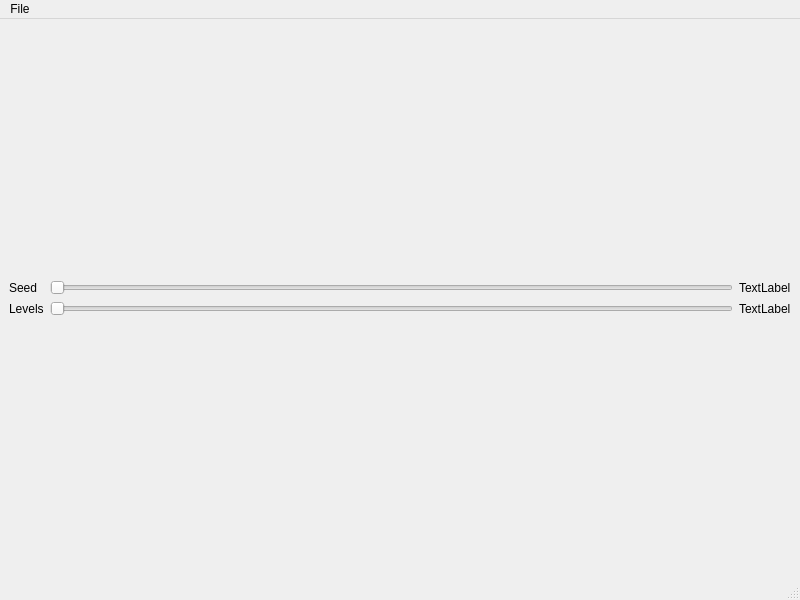
<?xml version="1.0" encoding="UTF-8"?>
<ui version="4.0">
 <class>MainWindow</class>
 <widget class="QMainWindow" name="MainWindow">
  <property name="geometry">
   <rect>
    <x>0</x>
    <y>0</y>
    <width>800</width>
    <height>600</height>
   </rect>
  </property>
  <property name="windowTitle">
   <string>MainWindow</string>
  </property>
  <widget class="QWidget" name="centralwidget">
   <layout class="QGridLayout" name="gridLayout">
    <item row="0" column="0">
     <layout class="QHBoxLayout" name="horizontalLayout">
      <item>
       <layout class="QGridLayout" name="gridLayout_2">
        <item row="0" column="2">
         <widget class="QSlider" name="slider_seed">
          <property name="maximum">
           <number>1000</number>
          </property>
          <property name="value">
           <number>0</number>
          </property>
          <property name="orientation">
           <enum>Qt::Horizontal</enum>
          </property>
         </widget>
        </item>
        <item row="0" column="0">
         <widget class="QLabel" name="label_seed">
          <property name="text">
           <string>Seed</string>
          </property>
         </widget>
        </item>
        <item row="0" column="3">
         <widget class="QLabel" name="label_seedVal">
          <property name="minimumSize">
           <size>
            <width>20</width>
            <height>0</height>
           </size>
          </property>
          <property name="text">
           <string>TextLabel</string>
          </property>
         </widget>
        </item>
        <item row="1" column="2">
         <widget class="QSlider" name="slider_levels">
          <property name="minimum">
           <number>1</number>
          </property>
          <property name="maximum">
           <number>20</number>
          </property>
          <property name="value">
           <number>1</number>
          </property>
          <property name="orientation">
           <enum>Qt::Horizontal</enum>
          </property>
         </widget>
        </item>
        <item row="1" column="0">
         <widget class="QLabel" name="label_levels">
          <property name="text">
           <string>Levels</string>
          </property>
         </widget>
        </item>
        <item row="1" column="3">
         <widget class="QLabel" name="label_levelsVal">
          <property name="minimumSize">
           <size>
            <width>20</width>
            <height>0</height>
           </size>
          </property>
          <property name="text">
           <string>TextLabel</string>
          </property>
         </widget>
        </item>
       </layout>
      </item>
     </layout>
    </item>
   </layout>
  </widget>
  <widget class="QMenuBar" name="menubar">
   <property name="geometry">
    <rect>
     <x>0</x>
     <y>0</y>
     <width>800</width>
     <height>20</height>
    </rect>
   </property>
   <widget class="QMenu" name="menuFile">
    <property name="title">
     <string>File</string>
    </property>
    <addaction name="actionOpen"/>
    <addaction name="actionSave"/>
    <addaction name="actionSaveAs"/>
   </widget>
   <addaction name="menuFile"/>
  </widget>
  <widget class="QStatusBar" name="statusbar"/>
  <action name="actionOpen">
   <property name="text">
    <string>Open</string>
   </property>
   <property name="shortcut">
    <string>Ctrl+O</string>
   </property>
  </action>
  <action name="actionSaveAs">
   <property name="enabled">
    <bool>true</bool>
   </property>
   <property name="text">
    <string>Save as</string>
   </property>
   <property name="shortcut">
    <string>Ctrl+Shift+S</string>
   </property>
  </action>
  <action name="actionSave">
   <property name="enabled">
    <bool>false</bool>
   </property>
   <property name="text">
    <string>Save</string>
   </property>
   <property name="shortcut">
    <string>Ctrl+S</string>
   </property>
  </action>
 </widget>
 <resources/>
 <connections>
  <connection>
   <sender>slider_seed</sender>
   <signal>valueChanged(int)</signal>
   <receiver>label_seedVal</receiver>
   <slot>setNum(int)</slot>
   <hints>
    <hint type="sourcelabel">
     <x>399</x>
     <y>204</y>
    </hint>
    <hint type="destinationlabel">
     <x>765</x>
     <y>204</y>
    </hint>
   </hints>
  </connection>
  <connection>
   <sender>slider_levels</sender>
   <signal>valueChanged(int)</signal>
   <receiver>label_levelsVal</receiver>
   <slot>setNum(int)</slot>
   <hints>
    <hint type="sourcelabel">
     <x>399</x>
     <y>391</y>
    </hint>
    <hint type="destinationlabel">
     <x>765</x>
     <y>391</y>
    </hint>
   </hints>
  </connection>
  <connection>
   <sender>actionOpen</sender>
   <signal>triggered(bool)</signal>
   <receiver>actionSave</receiver>
   <slot>setEnabled(bool)</slot>
   <hints>
    <hint type="sourcelabel">
     <x>-1</x>
     <y>-1</y>
    </hint>
    <hint type="destinationlabel">
     <x>-1</x>
     <y>-1</y>
    </hint>
   </hints>
  </connection>
 </connections>
</ui>
